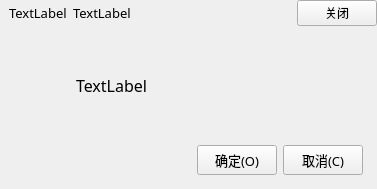
<?xml version="1.0" encoding="UTF-8"?>
<ui version="4.0">
 <class>LMessageBox</class>
 <widget class="QWidget" name="LMessageBox">
  <property name="geometry">
   <rect>
    <x>0</x>
    <y>0</y>
    <width>377</width>
    <height>189</height>
   </rect>
  </property>
  <property name="windowTitle">
   <string>Form</string>
  </property>
  <layout class="QVBoxLayout" name="verticalLayout_3">
   <property name="spacing">
    <number>0</number>
   </property>
   <property name="leftMargin">
    <number>0</number>
   </property>
   <property name="topMargin">
    <number>0</number>
   </property>
   <property name="rightMargin">
    <number>0</number>
   </property>
   <property name="bottomMargin">
    <number>0</number>
   </property>
   <item>
    <widget class="QWidget" name="m_pMsgBoxWgt" native="true">
     <layout class="QVBoxLayout" name="verticalLayout_2">
      <property name="spacing">
       <number>0</number>
      </property>
      <property name="leftMargin">
       <number>0</number>
      </property>
      <property name="topMargin">
       <number>0</number>
      </property>
      <property name="rightMargin">
       <number>0</number>
      </property>
      <property name="bottomMargin">
       <number>0</number>
      </property>
      <item>
       <widget class="QWidget" name="m_pTitleWgt" native="true">
        <property name="sizePolicy">
         <sizepolicy hsizetype="Preferred" vsizetype="Fixed">
          <horstretch>0</horstretch>
          <verstretch>0</verstretch>
         </sizepolicy>
        </property>
        <layout class="QHBoxLayout" name="horizontalLayout">
         <property name="leftMargin">
          <number>9</number>
         </property>
         <property name="topMargin">
          <number>0</number>
         </property>
         <property name="rightMargin">
          <number>0</number>
         </property>
         <property name="bottomMargin">
          <number>0</number>
         </property>
         <item>
          <widget class="QLabel" name="m_pTitleIconLbl">
           <property name="font">
            <font>
             <family>微软雅黑</family>
             <pointsize>10</pointsize>
            </font>
           </property>
           <property name="text">
            <string>TextLabel</string>
           </property>
          </widget>
         </item>
         <item>
          <widget class="QLabel" name="m_pTitleTextLbl">
           <property name="font">
            <font>
             <family>微软雅黑</family>
             <pointsize>10</pointsize>
            </font>
           </property>
           <property name="text">
            <string>TextLabel</string>
           </property>
          </widget>
         </item>
         <item>
          <spacer name="horizontalSpacer">
           <property name="orientation">
            <enum>Qt::Horizontal</enum>
           </property>
           <property name="sizeHint" stdset="0">
            <size>
             <width>40</width>
             <height>20</height>
            </size>
           </property>
          </spacer>
         </item>
         <item>
          <widget class="QPushButton" name="m_pCloseBtn">
           <property name="minimumSize">
            <size>
             <width>32</width>
             <height>26</height>
            </size>
           </property>
           <property name="text">
            <string>关闭</string>
           </property>
          </widget>
         </item>
        </layout>
       </widget>
      </item>
      <item>
       <widget class="QWidget" name="widget" native="true">
        <layout class="QHBoxLayout" name="horizontalLayout_4">
         <property name="leftMargin">
          <number>5</number>
         </property>
         <property name="topMargin">
          <number>5</number>
         </property>
         <property name="rightMargin">
          <number>5</number>
         </property>
         <property name="bottomMargin">
          <number>5</number>
         </property>
         <item>
          <widget class="QWidget" name="m_pMsgWgt" native="true">
           <layout class="QVBoxLayout" name="verticalLayout">
            <property name="leftMargin">
             <number>0</number>
            </property>
            <property name="topMargin">
             <number>9</number>
            </property>
            <property name="rightMargin">
             <number>0</number>
            </property>
            <property name="bottomMargin">
             <number>0</number>
            </property>
            <item>
             <widget class="QWidget" name="MsgWgt" native="true">
              <layout class="QHBoxLayout" name="horizontalLayout_3">
               <property name="spacing">
                <number>10</number>
               </property>
               <property name="leftMargin">
                <number>9</number>
               </property>
               <property name="topMargin">
                <number>0</number>
               </property>
               <property name="rightMargin">
                <number>0</number>
               </property>
               <property name="bottomMargin">
                <number>0</number>
               </property>
               <item>
                <widget class="QLabel" name="m_pMsgIconLbl">
                 <property name="sizePolicy">
                  <sizepolicy hsizetype="Fixed" vsizetype="Fixed">
                   <horstretch>0</horstretch>
                   <verstretch>0</verstretch>
                  </sizepolicy>
                 </property>
                 <property name="minimumSize">
                  <size>
                   <width>52</width>
                   <height>52</height>
                  </size>
                 </property>
                 <property name="text">
                  <string/>
                 </property>
                </widget>
               </item>
               <item>
                <widget class="QLabel" name="m_pMsgTextLbl">
                 <property name="font">
                  <font>
                   <family>微软雅黑</family>
                   <pointsize>12</pointsize>
                   <weight>50</weight>
                   <bold>false</bold>
                  </font>
                 </property>
                 <property name="text">
                  <string>TextLabel</string>
                 </property>
                </widget>
               </item>
              </layout>
             </widget>
            </item>
            <item>
             <widget class="QWidget" name="groupBtnWgt" native="true">
              <property name="sizePolicy">
               <sizepolicy hsizetype="Preferred" vsizetype="Fixed">
                <horstretch>0</horstretch>
                <verstretch>0</verstretch>
               </sizepolicy>
              </property>
              <layout class="QHBoxLayout" name="horizontalLayout_2">
               <item>
                <spacer name="horizontalSpacer_2">
                 <property name="orientation">
                  <enum>Qt::Horizontal</enum>
                 </property>
                 <property name="sizeHint" stdset="0">
                  <size>
                   <width>144</width>
                   <height>20</height>
                  </size>
                 </property>
                </spacer>
               </item>
               <item>
                <widget class="QPushButton" name="m_pOKBtn">
                 <property name="minimumSize">
                  <size>
                   <width>80</width>
                   <height>30</height>
                  </size>
                 </property>
                 <property name="font">
                  <font>
                   <family>微软雅黑</family>
                   <pointsize>10</pointsize>
                  </font>
                 </property>
                 <property name="text">
                  <string>确定(O)</string>
                 </property>
                </widget>
               </item>
               <item>
                <widget class="QPushButton" name="m_pCancelBtn">
                 <property name="minimumSize">
                  <size>
                   <width>80</width>
                   <height>30</height>
                  </size>
                 </property>
                 <property name="font">
                  <font>
                   <family>微软雅黑</family>
                   <pointsize>10</pointsize>
                  </font>
                 </property>
                 <property name="text">
                  <string>取消(C)</string>
                 </property>
                </widget>
               </item>
              </layout>
             </widget>
            </item>
           </layout>
          </widget>
         </item>
        </layout>
       </widget>
      </item>
     </layout>
    </widget>
   </item>
  </layout>
 </widget>
 <resources/>
 <connections/>
</ui>
